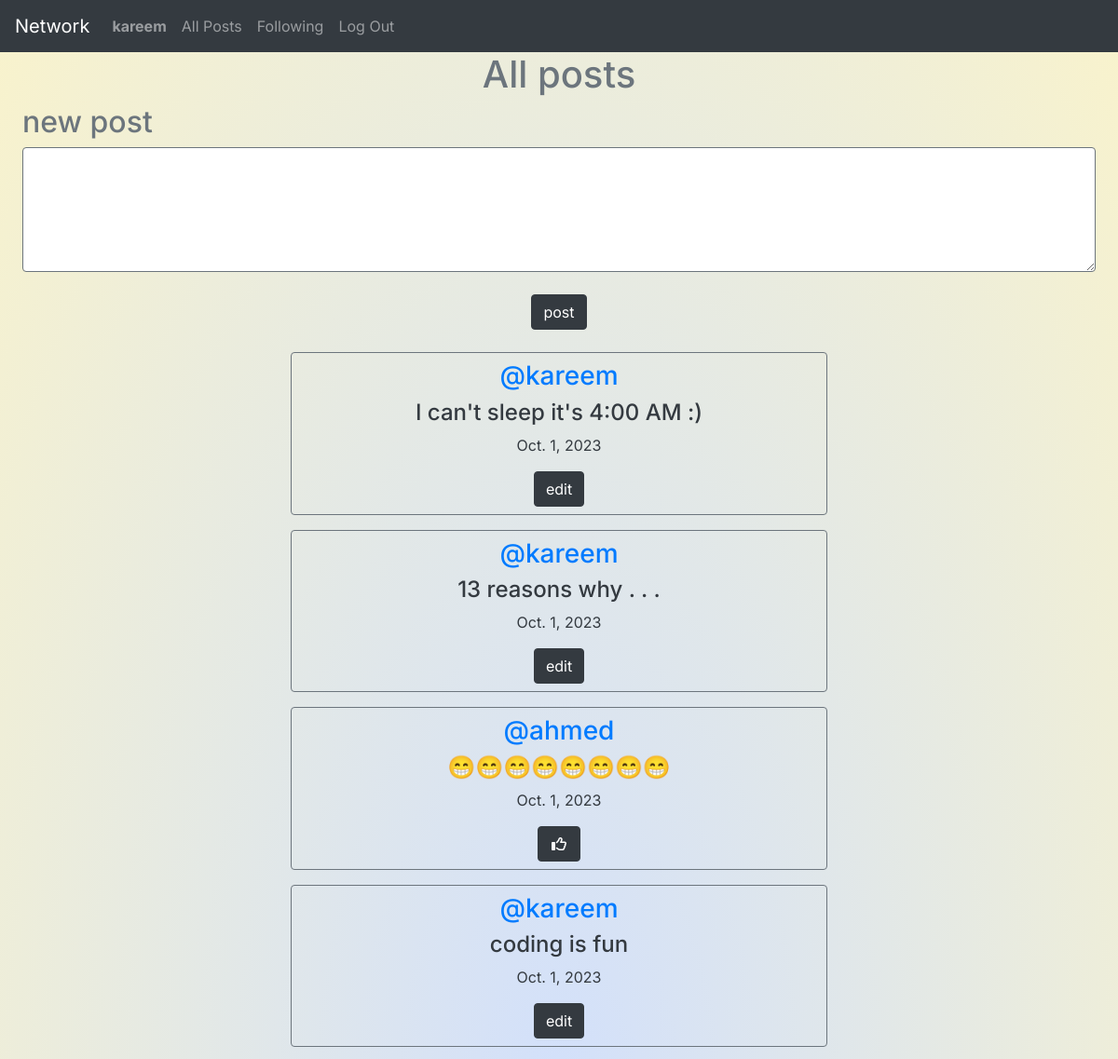
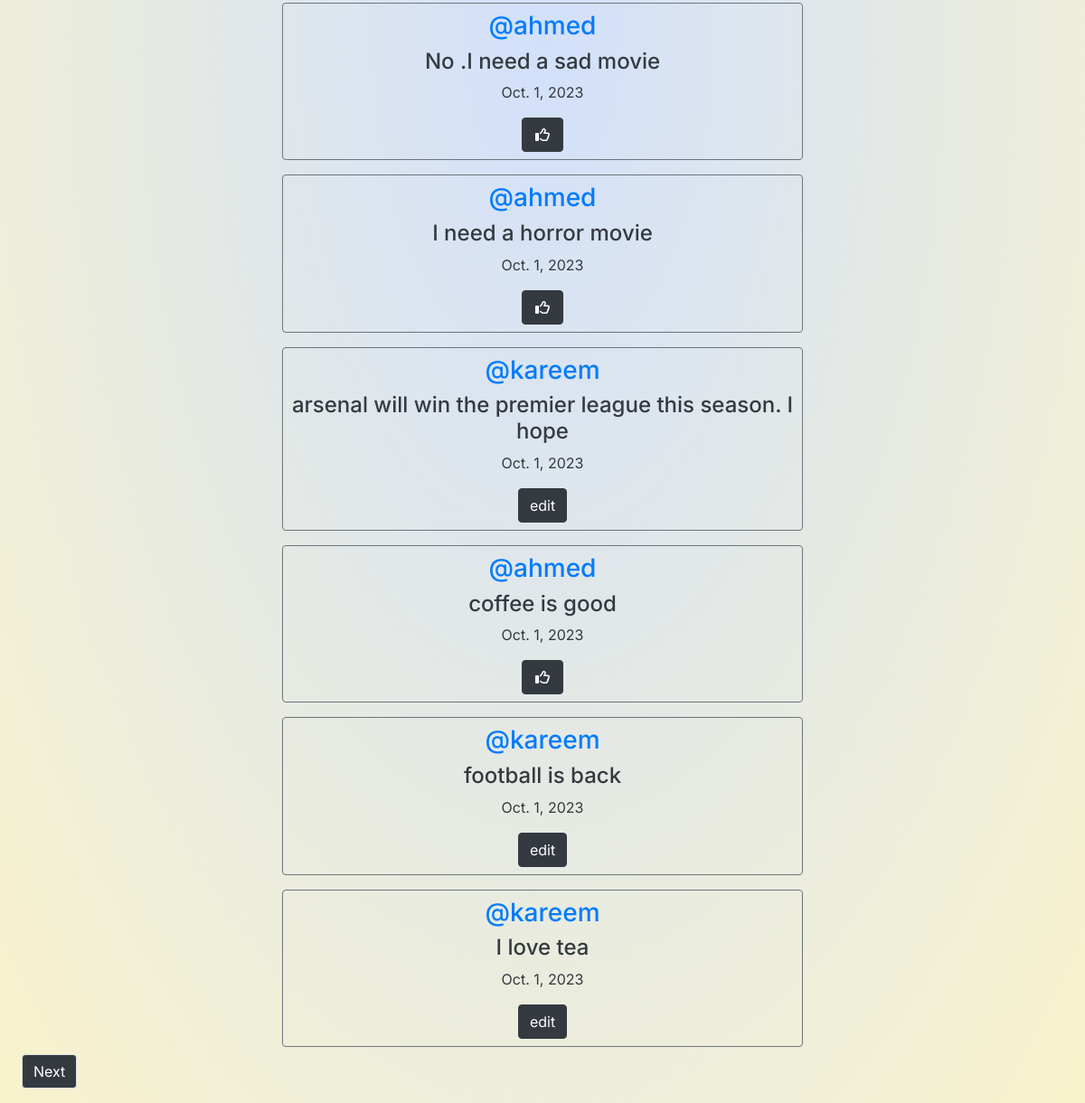
Page / (signed in) on the committed database (2 pictures, top to bottom).
### network/models.py (models this page shows, shortened)
class User(AbstractUser):
    pass

class Post(models.Model):
    content = models.CharField(max_length=150)
    user = models.ForeignKey(User,on_delete=models.CASCADE,related_name="user")
    date = models.DateField(auto_now_add=True)

### network/views.py (the view)
# urls.py: path("", views.index, name="index"),
def index(request):
    all_posts = Post.objects.all().order_by("id").reverse()
    paginator  = Paginator (all_posts , 10)
    page_num = request.GET.get('page')
    post_page = paginator.get_page(page_num)
    likes = Like.objects.all()
    person_you_liked = []
    try:
        for l in likes:
            if (l.user.id == request.user.id) :
                person_you_liked.append(l.post.id)
    except:
        person_you_liked = []
    return render(request, "network/index.html",{
        "all_posts":all_posts,
        "post_page":post_page,
        "person_you_liked":person_you_liked
    })

### network/templates/network/index.html (shortened to what this page needs)
{% extends "network/layout.html" %}
{% block body %}
<h1 class="text-secondary text-center ">All posts</h1>
<div class="mt-2 ml-4 mr-4">
  {% if user.is_authenticated %}
  <h2 class="text-secondary ">new post</h2>
  <form action="{% url 'new_post' %}" method="post" class="form-group text-center">
    <textarea name="content" cols="10" rows="5" class="form-control border-secondary "></textarea>
    <br>
    <input type="submit" value="post" class="btn btn-dark ">
  </form>
  {% endif %}
  {% for p in post_page %}
  <div class="d-flex justify-content-center align-items-center">
    <div class="border border-secondary rounded p-2 m-2 text-dark text-center col-6 ">
      <h3><a href="{% url 'profile' user_id=p.user.id %}">@{{p.user}}</a></h3>
      <h4 id="content_{{ p.id }}">{{p.content}}</h4>
      <p>{{p.date}}</p>
      {% if user.is_authenticated %}
      {% if user == p.user %}
      <button class="btn btn-dark" data-toggle="modal" data-target="#modal_edit_{{p.id}}">edit</button>
      {% else %}
      {% if p.id in person_you_liked %}
      <button id="{{p.id}}" class=" col-1 btn btn-dark fa-solid fa-thumbs-down"
        onclick="like('{{p.id}}' , '{{liked_content}}')"></button>
      {% else %}
      <button id="{{p.id}}" class=" col-1 btn btn-dark fa-solid fa-thumbs-up"
        onclick="like('{{p.id}}' , '{{liked_content}}')"></button>
      {% endif %}
      {% endif %}
      {% endif %}
    </div>
  </div>
  {% endfor %}
  <nav aria-label="Page navigation example">
    <ul class="pagination">
      {% if post_page.has_next%}
      <li class="page-item"><a class="page-link" href="?page={{post_page.next_page_number}}">Next</a></li>
      {% endif %}
    </ul>
  </nav>
</div>
{% endblock %}

### network/templates/network/layout.html (shortened to what this page needs)
{% load static %}
<!DOCTYPE html>
<html lang="en">
<head>
    <link rel="stylesheet" href="https://cdnjs.cloudflare.com/ajax/libs/font-awesome/6.4.2/css/all.min.css">
    <link rel="stylesheet" href="https://stackpath.bootstrapcdn.com/bootstrap/4.4.1/css/bootstrap.min.css"
>
    <link href="{% static 'network/styles.css' %}" rel="stylesheet">
</head>
<body>
    <nav class="navbar navbar-expand-lg navbar-dark bg-dark">
        <a class="navbar-brand" href="{% url 'index' %}">Network</a>
        <div>
            <ul class="navbar-nav mr-auto">
                {% if user.is_authenticated %}
                <li class="nav-item">
                    <a class="nav-link"
                        href="{% url 'profile' user_id=user.id %}"><strong>{{ user.username }}</strong></a>
                </li>
                {% endif %}
                <li class="nav-item">
                    <a class="nav-link" href="{% url 'index' %}">All Posts</a>
                </li>
                {% if user.is_authenticated %}
                <li class="nav-item">
                    <a class="nav-link" href="{% url 'following' %}">Following</a>
                </li>
                <li class="nav-item">
                    <a class="nav-link" href="{% url 'logout' %}">Log Out</a>
                </li>
                {% endif %}
            </ul>
        </div>
    </nav>
    <div class="body">
        {% block body %}
        {% endblock %}
    </div>
</body>
</html>

### network/static/network/styles.css (style rules this page uses)
body { background-image:radial-gradient( #D2E0FB , #F9F3CC); font-family: inter , sans-serif; }
.page-item a { background-color: #343a40; color: #fff; }

### rows in the picture
User: username "kareem"
Post: user "kareem", content "I can't sleep it's 4:00 AM :)", date "Oct. 1, 2023"
Post: user "kareem", content "13 reasons why . . .", date "Oct. 1, 2023"
Post: user "ahmed", content "😁😁😁😁😁😁😁😁", date "Oct. 1, 2023"
Post: user "kareem", content "coding is fun", date "Oct. 1, 2023"
Post: user "ahmed", content "No .I need a sad movie", date "Oct. 1, 2023"
Post: user "ahmed", content "I need a horror movie", date "Oct. 1, 2023"
Post: user "kareem", content "arsenal will win the premier league this season. I hope", date "Oct. 1, 2023"
Post: user "ahmed", content "coffee is good", date "Oct. 1, 2023"
Post: user "kareem", content "football is back", date "Oct. 1, 2023"
Post: user "kareem", content "I love tea", date "Oct. 1, 2023"
